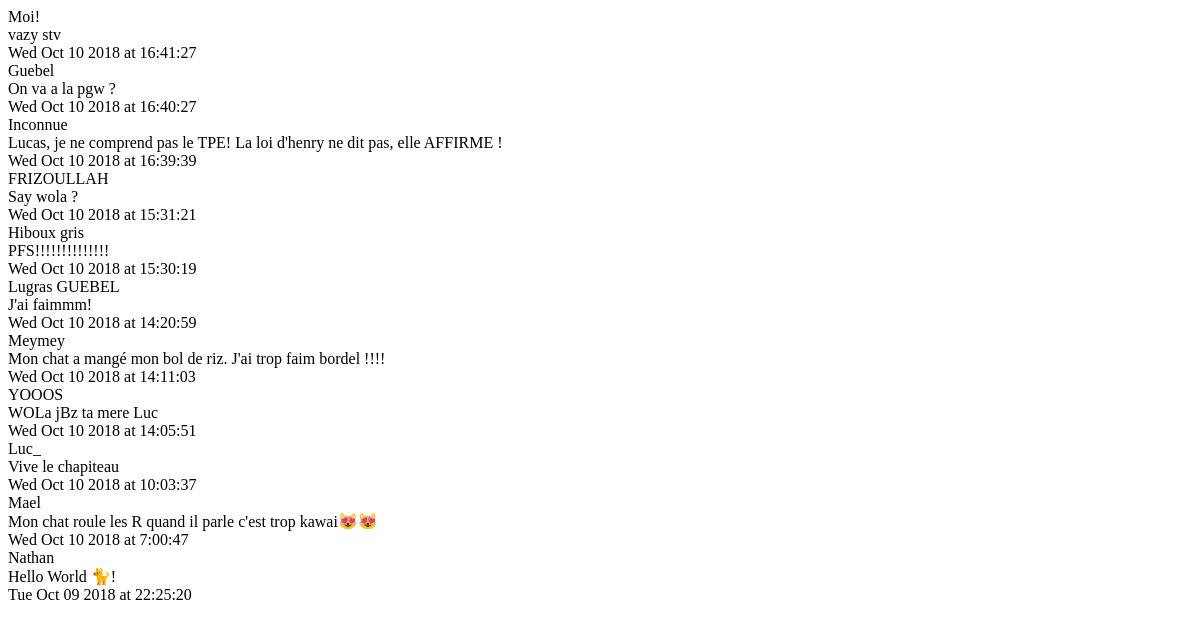
The app's page /mews/get/, older data.
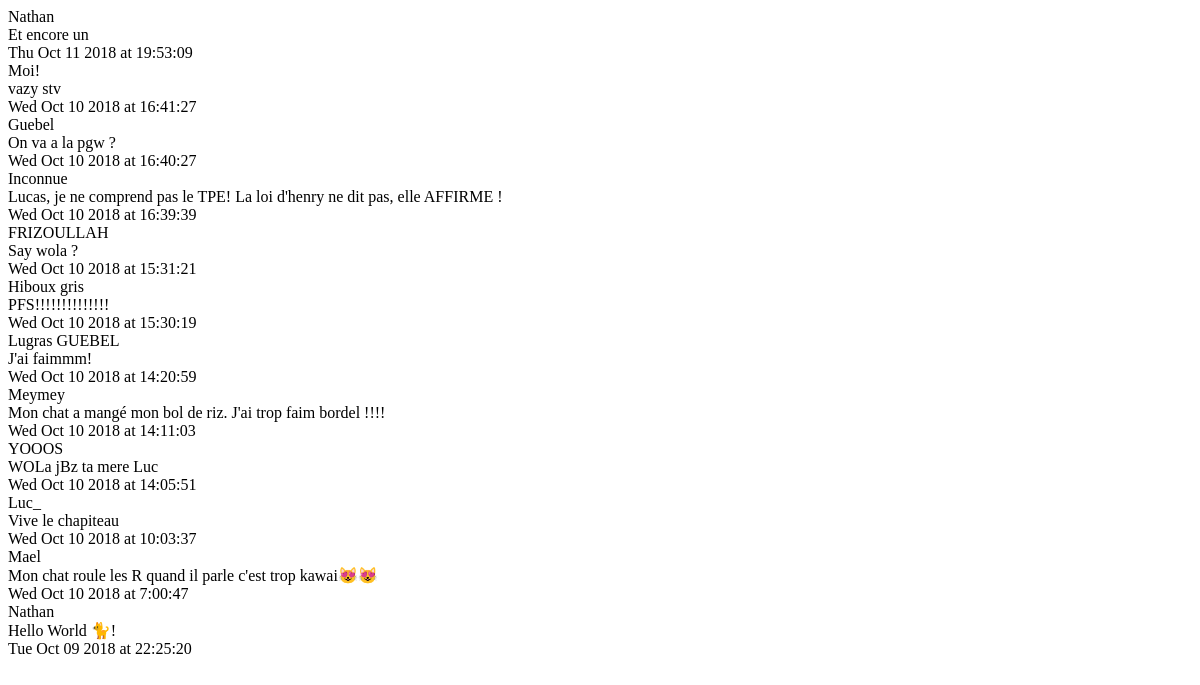
The same page, newer data.
### mews/models.py (models this page shows, shortened)
class Mew(models.Model):
	username = models.CharField(max_length=42)
	content = models.TextField(max_length=400)
	date = models.DateTimeField(default=now,verbose_name="Date de parution")
	class Meta:
		ordering = ['-date','username']

### mews/views.py (the view)
# urls.py: path('mews/get/',views.getMews,name="getMews"),
def getMews(request):
	mews = Mew.objects.all()
	for mew in mews:
		mew.date = parsedDate(mew.date)
	return render(request,'mews/get.html',{'mews':mews})

### mews/views.py (called while the page is built)
def parsedDate(date):
	debut = date.strftime('%a %b %d %Y at ')
	heure = int(date.strftime('%H'))+2
	debut += str(heure)
	debut += date.strftime(':%M:%S')
	return debut

### mews/templates/mews/get.html
<div class="row">
	<div id="mews" class="col-lg-8 col-lg-offset-2 col-sm-10 col-sm-offset-1 col-xs-12">
		{% for mew in mews %}
			<div class="mew">
				<span class="username">{{ mew.username|safe }}</span><br/>
				<span class="content">{{ mew.content|safe }}</span><br/>
				<span class="date">{{ mew.date|safe }}</span>
			</div>
		{% endfor %}
	</div>
</div>

Row changes from the older to the newer data that the page shows:
added Mew: username "Nathan", content "Et encore un", date "Thu Oct 11 2018 at 19:53:09"
